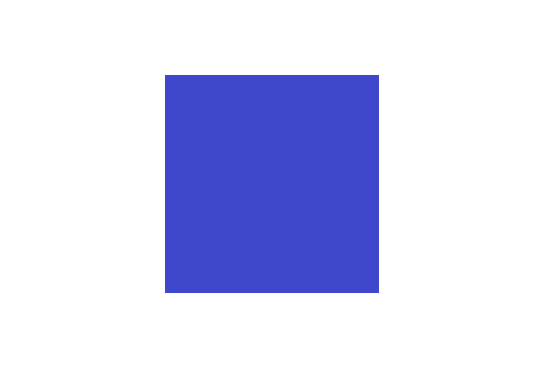
#> input picture python/machine_learning/image_match/Images/1/image1.png, 557 x 369 px, found by its file name
$ python test3c.py
#> lines starting #> are read from the running program, lines starting #| are printed output that depends on the picture; after the words box and inside, x2 and y2 are one past the last pixel; in counts of white or black regions, pixels touching at a corner belong together
import numpy as np
import cv2 as cv
from matplotlib import pyplot as plt

img1 = cv.imread("images/1/image1.png", cv.IMREAD_GRAYSCALE)
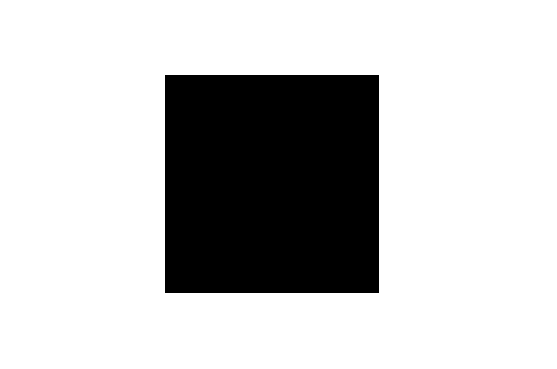
#> img1: shape (369, 557); values 98 (black) and 255 (white), 77.3% white; 1 black region, box (x1, y1, x2, y2) and area: (165, 75, 379, 293) 46652
img2 = cv.imread("images/1/image4c.png", cv.IMREAD_GRAYSCALE) # OK
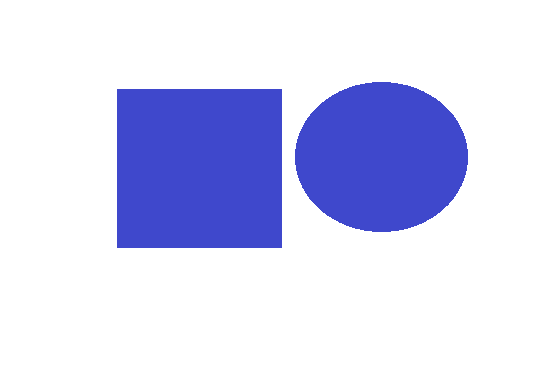
#> input picture python/machine_learning/image_match/Images/1/image4c.png, 557 x 369 px, found by its file name
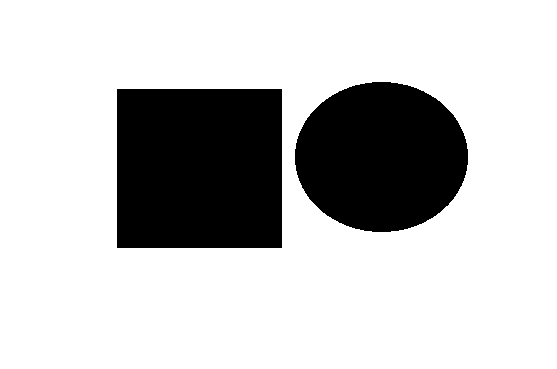
#> img2: shape (369, 557); values 98 (black) and 255 (white), 77.3% white; 2 black regions, box (x1, y1, x2, y2) and area: (117, 89, 282, 248) 26235, (295, 82, 468, 232) 20360


#img2 = cv.imread("images/image2b.png", cv.IMREAD_GRAYSCALE) # OK
#img2 = cv.imread("images/image4c.png", cv.IMREAD_GRAYSCALE) # OK
#img2 = cv.imread("images/image4a.png", cv.IMREAD_GRAYSCALE) # Gives error

brisk = cv.BRISK_create(60, 2, 2)

kp1, des1 = brisk.detectAndCompute(img1, None)
#> kp1 = 19 keypoints; strongest (x, y, size): (378, 75, 10.3), (378, 292, 10.3), (165, 76, 13.6), (165, 75, 13)
kp2, des2 = brisk.detectAndCompute(img2, None)
#> kp2 = 23 keypoints; strongest (x, y, size): (281, 89, 10.4), (281, 247, 10.4), (117, 89, 11.1), (117, 247, 11.8)

FLANN_INDEX_LSH = 6
index_params = dict(algorithm=FLANN_INDEX_LSH, table_number=6, key_size=12, multi_probe_level=1)
search_params = dict(checks=50)

flann = cv.FlannBasedMatcher(index_params, search_params)

matches = flann.knnMatch(des1, des2, k=2)
#> matches = 19 matches

matchesMask = [[0, 0] for i in range(len(matches))]
#> matchesMask = [[0, 0], [0, 0], [0, 0], [0, 0], [0, 0], [0, 0], [0, 0], [0, 0], [0, 0], [0, 0], [0, 0], [0, 0], [0, 0], [0, 0], [0, 0], [0, 0], [0, 0], [0, 0], [0, 0]]

for i, (m, n) in enumerate(matches):
    if m.distance < 0.7*n.distance:
        matchesMask[i] = [1, 0]
#> this loop made 19 passes
#> after the loop, matchesMask = [[0, 0], [0, 0], [0, 0], [0, 0], [0, 0], [0, 0], [0, 0], [0, 0], [0, 0], [0, 0], [0, 0], [1, 0], [0, 0], [1, 0], [0, 0], [0, 0], [0, 0], [0, 0], [0, 0]]

draw_params = dict(matchColor=(0, 255, 0), singlePointColor=(255, 0, 0), matchesMask=matchesMask, flags=cv.DrawMatchesFlags_DEFAULT)
#> draw_params = {'matchColor': (0, 255, 0), 'singlePointColor': (255, 0, 0), 'matchesMask': [[0, 0], [0, 0], [0, 0], [0, 0], [0, 0], [0, 0], [0, 0], [0, 0], [0, 0], [0, 0], [0, 0], [1, 0], [0, 0], [1, 0], [0, 0], [0, 0], [0, 0], [0, 0], [0, 0]], 'flags': 0}

img3 = cv.drawMatchesKnn(img1, kp1, img2, kp2, matches, None, **draw_params)
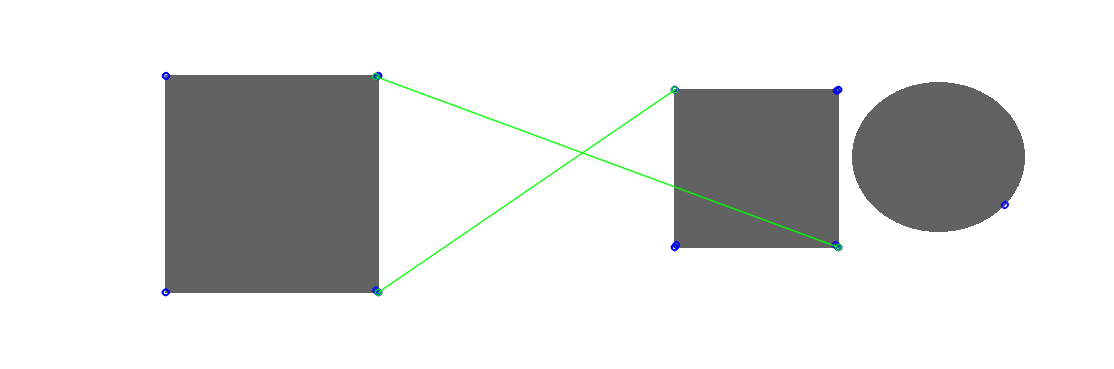
#> img3: shape (369, 1114, 3); mean of channels 0, 1, 2 218.8, 219.3, 218.6; drawn as B, G, R

print(len(matches))
#| 19

plt.imshow(img3,), plt.show()
